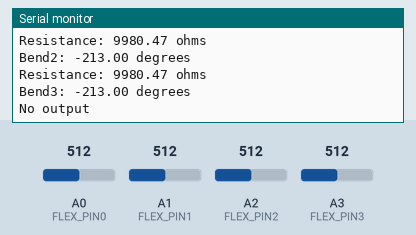
Simulated run of this sketch. Board: Arduino Leonardo, built with avr-gcc and run on an emulated ATmega32U4. Parts: the last lines printed to the serial monitor. Inputs (shaded band) come from the test bench; at power-on: A1 (FLEX_PIN1) = 512, A3 (FLEX_PIN3) = 512, A0 (FLEX_PIN0) = 512, A2 (FLEX_PIN2) = 512.

Above: at 1.3 s.
1.4 s: A1 (FLEX_PIN1) set to 164
2.9 s: A1 (FLEX_PIN1) set to 140
At 3.5 s:
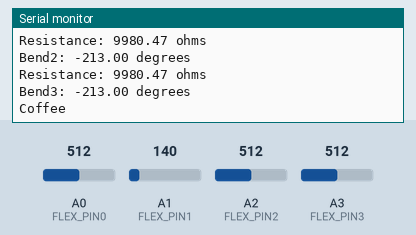
7.0 s: A3 (FLEX_PIN3) set to 109
At 7.5 s:
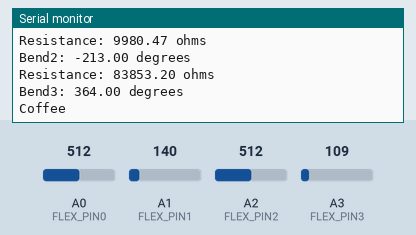
8.5 s: A3 (FLEX_PIN3) set to 99
At 9.0 s:
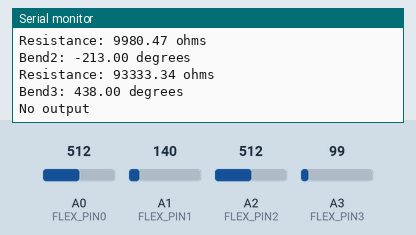
10.6 s: A0 (FLEX_PIN0) set to 162
12.1 s: A0 (FLEX_PIN0) set to 140
Timing chart, 0 to 15.1 s (numbered marks = the images above; inputs shaded):
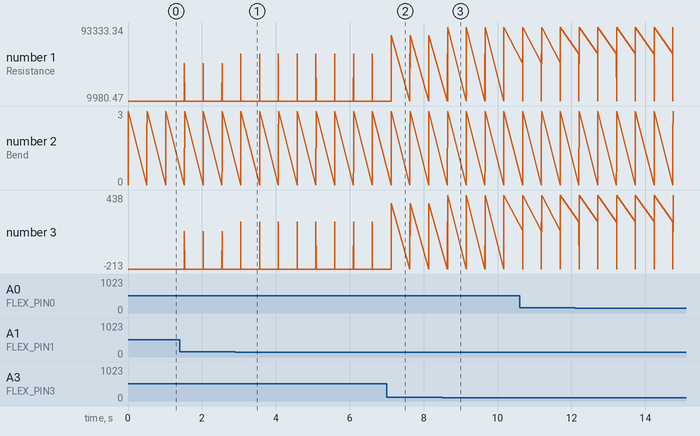

Measured:
- the behaviour switches between 154 and 153 on A1 (FLEX_PIN1) (found by bisection; images 0 and 1)
- the behaviour switches between 104 and 103 on A3 (FLEX_PIN3) (found by bisection; images 2 and 3)
- after the input at 2.9 s, the serial monitor: prints a new line after 0.15 s (image 1)
- after the input at 7.0 s, the serial monitor: prints a new line after 0.12 s (image 2)
- after the input at 8.5 s, the serial monitor: prints a new line after 0.15 s (image 3)
- plotted number 1: 9980.47 → 83853.2 after the input at 7.0 s, 83853.2 → 93333.34 after the input at 8.5 s
- plotted number 3: -213 → 364 after the input at 7.0 s, 364 → 438 after the input at 8.5 s

The sketch:

Proto2.ino
```cpp
const int FLEX_PIN0 = A0; // Pin connected to voltage divider output
const int FLEX_PIN1 = A1;
const int FLEX_PIN2 = A2;
const int FLEX_PIN3 = A3;

// Measure the voltage at 5V and the actual resistance of your
// 47k resistor, and enter them below:
const float VCC = 4.98; // Measured voltage of Ardunio 5V line
const float R_DIV = 10000.0; // Measured resistance of 3.3k resistor

// Upload the code, then try to adjust these values to more
// accurately calculate bend degree.
const float STRAIGHT_RESISTANCE = 37300.0; // resistance when straight
const float BEND_RESISTANCE = 48800.0; // resistance at 90 deg

void setup()
{
  Serial.begin(9600);
  pinMode(FLEX_PIN0, INPUT);
  pinMode(FLEX_PIN1, INPUT);
  pinMode(FLEX_PIN2, INPUT);
  pinMode(FLEX_PIN3, INPUT);
}

void loop()
{
  // Read the ADC, and calculate voltage and resistance from it
  int flexADC0 = analogRead(FLEX_PIN0);
  float flexV0 = flexADC0 * VCC / 1023.0;
  float flexR0 = R_DIV * (VCC / flexV0 - 1.0);
  Serial.println("Resistance: " + String(flexR0) + " ohms");

  // Use the calculated resistance to estimate the sensor's
  // bend angle:
  float angle0 = map(flexR0, STRAIGHT_RESISTANCE, BEND_RESISTANCE,
                   0, 90.0);
  Serial.println("Bend0: " + String(angle0) + " degrees");

  int flexADC1 = analogRead(FLEX_PIN1);
  float flexV1 = flexADC1 * VCC / 1023.0;
  float flexR1 = R_DIV * (VCC / flexV1 - 1.0);
  Serial.println("Resistance: " + String(flexR1) + " ohms");

  // Use the calculated resistance to estimate the sensor's
  // bend angle:
  float angle1 = map(flexR1, STRAIGHT_RESISTANCE, BEND_RESISTANCE,
                   0, 90.0);
  Serial.println("Bend1: " + String(angle1) + " degrees");

  int flexADC2 = analogRead(FLEX_PIN2);
  float flexV2 = flexADC2 * VCC / 1023.0;
  float flexR2 = R_DIV * (VCC / flexV2 - 1.0);
  Serial.println("Resistance: " + String(flexR2) + " ohms");

  // Use the calculated resistance to estimate the sensor's
  // bend angle:
  float angle2 = map(flexR2, STRAIGHT_RESISTANCE, BEND_RESISTANCE,
                   0, 90.0);
  Serial.println("Bend2: " + String(angle2) + " degrees");

  int flexADC3 = analogRead(FLEX_PIN3);
  float flexV3 = flexADC3 * VCC / 1023.0;
  float flexR3 = R_DIV * (VCC / flexV3 - 1.0);
  Serial.println("Resistance: " + String(flexR3) + " ohms");

  // Use the calculated resistance to estimate the sensor's
  // bend angle:
  float angle3 = map(flexR3, STRAIGHT_RESISTANCE, BEND_RESISTANCE,
                   0, 90.0);
  Serial.println("Bend3: " + String(angle3) + " degrees");


  if (angle3<400 && angle2>0 && angle1>150 && angle0<150)
  {Serial.println("Horn");
  }

  else if (angle3>400 && angle2>0 && angle1>150 && angle0>150)
  {Serial.println("Stop");
  }

  else if (angle3>400 && angle2>0 && angle1<150 && angle0<150)
  {Serial.println("Victory");
  }

  else if (angle3>400 && angle2>0 && angle1>150 && angle0<150)
  {Serial.println("One");
  }

   else if (angle3>400 && angle2<0 && angle1<150 && angle0<150)
  {Serial.println("Three");
  }

  else if (angle3<400 && angle2<0 && angle1>150 && angle0<150)
  {Serial.println("Coffee");
  }


  else
  {Serial.println("No output");
  }

  Serial.println();

  delay(500);
}
```
